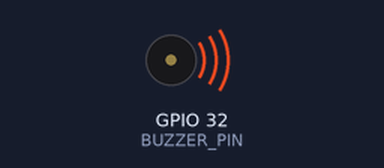
A sketch run on a simulated ESP32. On the bench: buzzer (waves = sounding).

Above: at 0.15 s.
Timing chart, 0 to 3.0 s (numbered marks = the images above):
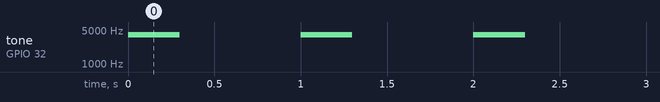

Measured:
- by itself, tone on GPIO 32 (BUZZER_PIN): alternates 4000 Hz for 0.30 s and silent for 0.70 s

The sketch:

Fencer_Weapon_TWO_INPUTS.ino.ino
```cpp
const int BUZZER_PIN = 32;

void setup() {
  // Attach PWM to pin and set frequency + resolution
  ledcAttach(BUZZER_PIN, 4000, 8);  // pin, freq, resolution
}

void loop() {
  ledcWrite(BUZZER_PIN, 128); // 50% duty
  delay(300);
  ledcWrite(BUZZER_PIN, 0);   // off
  delay(700);
}
```
